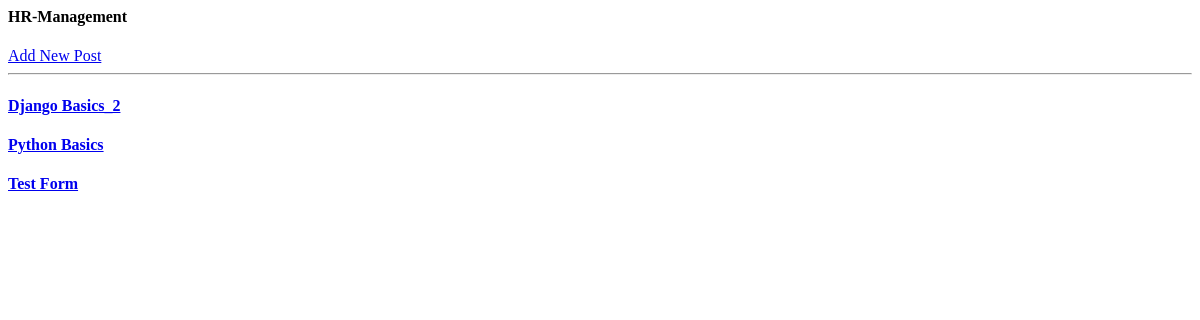
Before: /HR/ with the older database file.
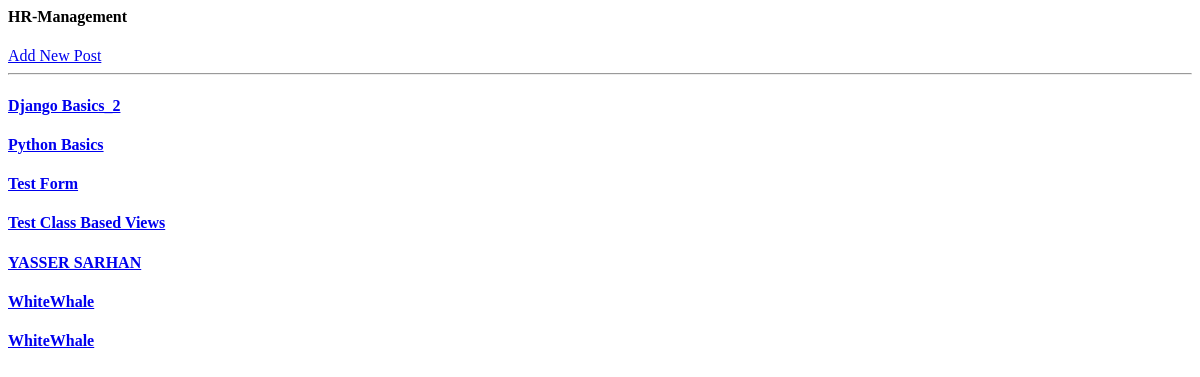
After: the same page with the newer database file.
### post/models.py (models this page shows)
class Post(models.Model):
    title = models.CharField(max_length=50)
    content = models.TextField(max_length=10000)
    created_at = models.DateTimeField(default=timezone.now)
    published = models.BooleanField(default= True)
    email = models.EmailField(max_length=(50), null= False, blank= False, default= '....@gmail.com')
    views_count = models.IntegerField(default= 0)
    category = models.CharField(choices= CATEGORY_CHOISES, max_length= 50, default= 'Enter Your Choice')
    def __str__(self):
        return self.title

### post/views.py (the view)
# urls.py: path('', views.post_list, name='post_list'),
def post_list(request):
    all_posts = Post.objects.all()
    return render (request, 'post/post_list.html', {'all_posts':all_posts})

### post/templates/post/post_list.html
<h4>HR-Management</h4>
<a href="{% url 'HR:post_create' %}">Add New Post</a>
<hr>
{% for post in all_posts %}
    <h4> <a href="{% url 'HR:post_details' post.id %}"> {{post}} </a></h4>
{% endfor %}

Changed rows visible on the page:
added Post: title "Test Class Based Views"
added Post: title "YASSER SARHAN"
added Post: title "WhiteWhale"
added Post: title "WhiteWhale"
